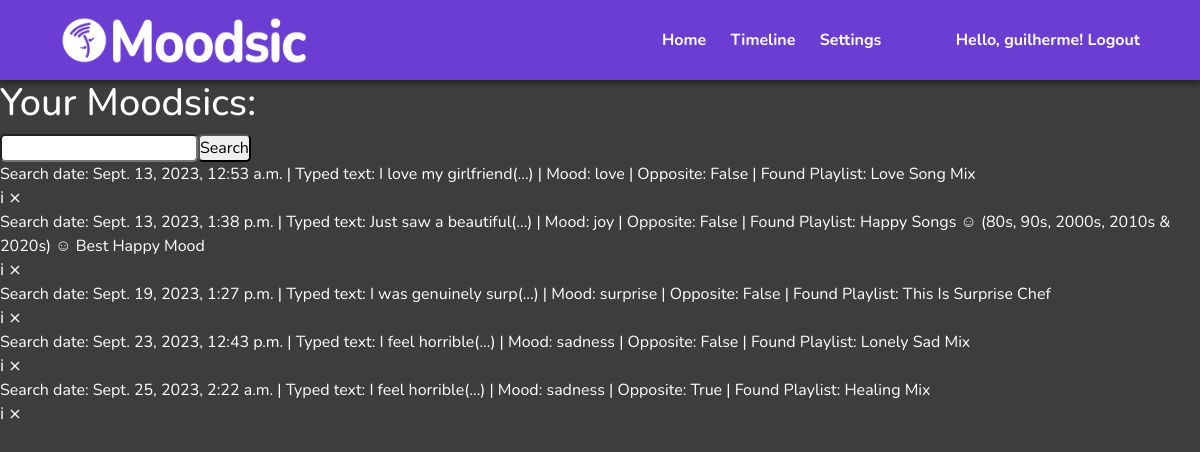
/timeline/ (signed in), run on an earlier commit of the app's database.
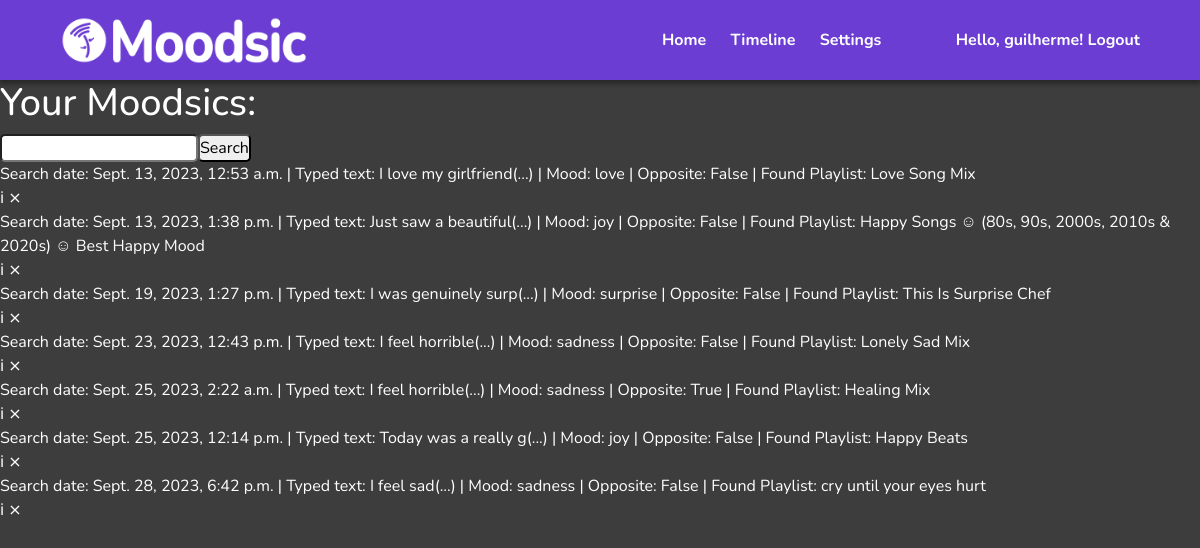
And on a later commit of the database.
### Moodsic/models.py (models this page shows, shortened)
class Moodsic(models.Model):
    user = models.ForeignKey(User, on_delete = models.CASCADE, null = True, blank = True)
    playlist = models.ForeignKey(Playlist, on_delete= models.CASCADE, null = True, blank= True)
    mood = models.CharField(max_length = 30)
    typedText = models.CharField(max_length= 600)
    searchDate = models.DateTimeField(auto_now_add=True, auto_now=False)
    opposite = models.BooleanField()

class Playlist(models.Model):
    title = models.CharField(max_length = 300)
    description = models.CharField(max_length = 600)
    owner = models.CharField(max_length=300)
    link = models.CharField(max_length=300)
    image = models.CharField(max_length=300)

### Moodsic/views.py (the view)
# urls.py: path('timeline/', TimelineView.as_view(), name='timeline'),
class TimelineView(LoginRequiredMixin, ListView):
    model = Moodsic
    template_name = 'Moodsic/timeline.html'
    context_object_name = 'moodsics'
    success_url = reverse_lazy('timeline')
    def get_context_data(self, **kwargs):
        context = super().get_context_data(**kwargs)
        context['moodsics'] = context['moodsics'].filter(user = self.request.user)
        return context

### Moodsic/templates/Moodsic/timeline.html (shortened to what this page needs)
{% load static %}
<!DOCTYPE html>
<html lang="en">
<head>
    <link href="https://cdn.jsdelivr.net/npm/bootstrap@5.3.2/dist/css/bootstrap.min.css" rel="stylesheet">
    <link rel="stylesheet" href="{% static 'Moodsic/css/styles.css' %}">
</head>
<body>
    {% include 'Moodsic/header.html' %}
    <h2 class="timeline-text">Your Moodsics:</h2>
    <div id="search-add-wrapper">
        <form method="GET" style="display: flex;">
            <input id="search_text" type="text" name="search-area" value="{{search_input}}">
            <input class="button" type="submit" value="Search">
        </form>
        <div class="timeline-items-wrapper">
            {% for moodsic in moodsics %}
                <div class="moodsic-wrapper" role="button" onclick="location.href='{% url "moodsic-details" pk=moodsic.id %}'">
                    <div class ="moodsic-descricao">
                        <span>Search date: </span> {{moodsic.searchDate}} |
                        <span>Typed text: </span> {{moodsic.typedText|slice:":20"}}(...) |
                        <span>Mood: </span> {{moodsic.mood}} |
                        <span>Opposite: </span> {{moodsic.opposite}} |
                        <span>Found Playlist: </span> {{moodsic.playlist.title}}
                    </div>
                    <div class = "moodsic-buttons">
                        <a class="details-link" href="{% url 'moodsic-details' pk=moodsic.id %}">&#08505;</a>
                        <a class="delete-link" href="{% url 'moodsic-delete' pk=moodsic.id %}">&#10799;</a>
                    </div>
                </div>
            {% empty %}
            <div class="moodsic-wrapper">
                <h3>No Moodsics found.</h3>
                <h4>Save some Moodsics or change or search terms.</h4>
            </div>
            {% endfor %}
        </div>
    </div>
</body>
</html>

### Moodsic/templates/Moodsic/header.html
{% load static %}
<header class="header">
    <img src="{% static 'Moodsic/images/logo_white.png' %}" role="button" onclick="location.href='{% url 'homepage' %}'">
    <div class="menu">
        <a href="{% url 'homepage' %}">Home</a>
        <a href="{% url 'timeline' %}">Timeline</a>
        <a href='/'>Settings</a>
        {% if request.user.is_authenticated %}
            <a class="login-link" href="{% url 'logout' %}"> Hello, {% firstof user.username "visitor" %}! Logout</a>
        {% else %}
            <a class="login-link" href="{% url 'login' %}">Hello, {% firstof user.username "visitor" %}! Login</a>
        {% endif %}
    </div>
</header>

### Moodsic/static/Moodsic/css/styles.css (style rules this page uses)
a { text-decoration: none; color: inherit; }
* { margin: 0; padding: 0; box-sizing: border-box; }
:root { --color-primary: #6C3DD3; --color-secondary: #a65ed3; --color-gray: #3d3d3d; --color-background: #b69cdb; }
body, input, select { font-family: 'Nunito', sans-serif; color: white; }
body { background-color: var(--color-gray); }
h2 { font-size: 38px; }
input, select { color: black; border-radius: 5px; }
.header { height: 80px; display: flex; align-items: center; justify-content: space-between; padding: 10px 5%; font-weight: bold; background-color: var(--color-primary); -webkit-box-shadow: 0px 3px 5px 1px rgba(0,0,0,0.37); -moz-box-shadow: 0px 3px 5px 1px rgba(0,0,0,0.37); box-shadow: 0px 3px 5px 1px rgba(0,0,0,0.37); }
.login-link { padding-left: 50px; }
.header img { max-height: 80%; max-width: 30%; }
.header a + a { margin-left: 20px; }
.menu a { -webkit-transition: color 0.5s; transition: color 0.5s; color: white; }

What changed in the data, as far as the page shows it:
added Moodsic: searchDate "Sept. 25, 2023, 12:14 p.m.", typedText "Today was a really g", mood "joy", opposite "False", playlist "Happy Beats"
added Moodsic: searchDate "Sept. 28, 2023, 6:42 p.m.", typedText "I feel sad", mood "sadness", opposite "False", playlist "cry until your eyes hurt"
